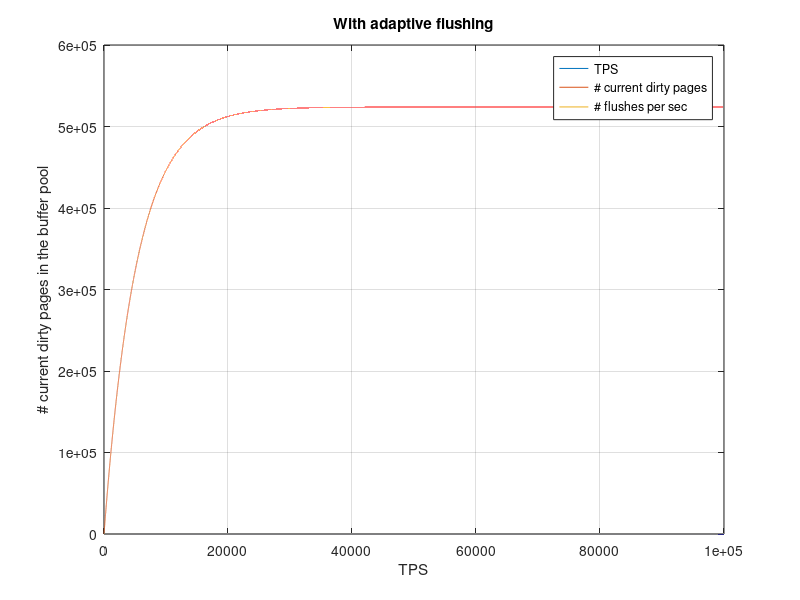

The MATLAB script that drew this image:
D=524300; % according to MySQL itself!
log_capacity = 1800*1024;
logRecordConstant = 15;
TPS=1:1:100000;
TPS(:) = 100;
cumTPS=cumsum(TPS);

existingDirtyPages=zeros(1,length(TPS));
existingDirtyPages(1)=D-D*(1-1/D)^cumTPS(1);
for i=2:length(TPS)
    existingDirtyPages(i) = D-D*(1-1/D)^cumTPS(i) - existingDirtyPages(i-1)*TPS(i-1)*logRecordConstant/log_capacity;
end
flushingRate=existingDirtyPages.*TPS * logRecordConstant / log_capacity;


%required_flush_rate = (cumDirtyPages .* TPS) / log_capacity%
%desired_flush_rate = (cumDirtyPages .* TPS) / log_capacity - LRU_flush_rate;


close all
figure
%subplot(3,3,1);
plot([TPS' existingDirtyPages' flushingRate']);
legend('TPS','# current dirty pages','# flushes per sec');
xlabel('TPS');
ylabel('# current dirty pages in the buffer pool');
title('With adaptive flushing');
grid on;
